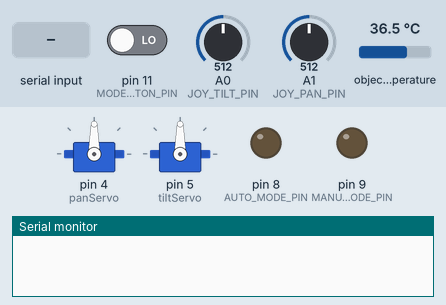
This sketch was run on a simulated Arduino Uno, built with avr-gcc and run on an emulated ATmega328P. On the bench: 2 × servo, output pins drawn as LEDs (lit = HIGH), the last lines printed to the serial monitor. Inputs (shaded band) come from the test bench; at power-on: object temperature 36.5 °C, pin 11 (MODE_BUTTON_PIN) LOW, A0 (JOY_TILT_PIN) = 512, A1 (JOY_PAN_PIN) = 512.

Above: at 1.2 s.
1.3 s: "!" received over Serial
At 1.45 s:
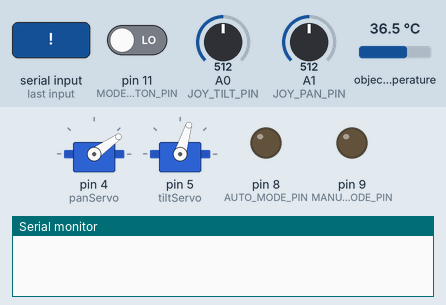
At 2.66 s:
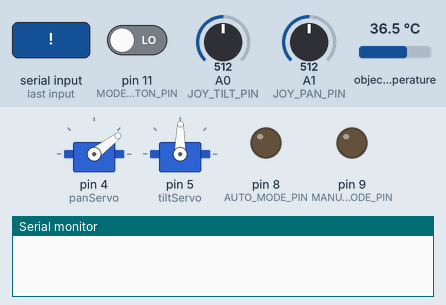
7.3 s: object temperature set to 20 °C
17.8 s: pin 11 (MODE_BUTTON_PIN) driven HIGH
At 18.4 s:
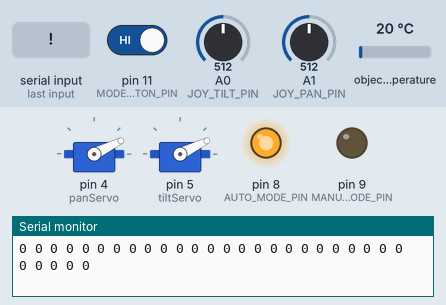
Timing chart, 0 to 20.3 s (numbered marks = the images above; inputs shaded):
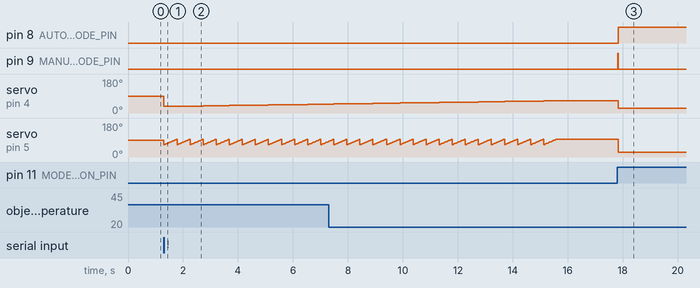

The sketch:

Sensor_Module.ino
```cpp
/*
 *  This is the code for the Jeenode on the sensor side. This Jeenode has multiple modes each of which run the motors and IR sensor differently.
 *  Manual Mode reads input from the joystick potentiometers and moves the motors accordingly. It can take an instantaneous temperature reading at the chosen position and send it over RF
 *  Automatic Mode will create an image using a 2D array of readings and send the data over RF
 *
 *  TEAM CHARLIE
*/

#include <Servo.h>
#include <Wire.h>
#include <Adafruit_MLX90614.h>

//**********************************************************************************************

#define PAN_DEFAULT 50 //These are the angles that the pan and tilt motors will default to
#define TILT_DEFAULT 80

#define PAN_RES 30 //These are the number of points taken in automatic mode, and the 2D array size.
#define TILT_RES 30

#define JOY_PAN_PIN A1 //These are the analog pin numbers for the joystick potentiometers.
#define JOY_TILT_PIN A0
#define JOY_BUTTON_PIN 7 // digital pin for the joystick button

#define MANUAL_SPEED 4 //sets how fast the joystick changes the servos angle

#define AUTO_MODE_PIN 8 //digital pins for displaying the current mode of operation
#define MANUAL_MODE_PIN 9
#define OTHER_MODE_PIN 10 //to be renamed if we get to it

#define MODE_BUTTON_PIN 11 // controls the switching of modes

//************************************************************************************************

enum mode_t{ //This is the enum for keeping track of the current mode
  AUTO,
  MANUAL
};

Servo panServo;  // create servo objects to control the servos
Servo tiltServo;

Adafruit_MLX90614 mlx = Adafruit_MLX90614(); // create the temp sensor object

byte readings[PAN_RES][TILT_RES]; //The array of readings for the automatic picture mode

int panPos;
int tiltPos;

mode_t mode;
bool changeMode; // boolean for when the mode should be changed

void setup() {
  panServo.attach(4);  // attaches the servo on pin 9 to the servo object
  tiltServo.attach(5);
  mlx.begin();  //start the mlx IR sensor using the I2C pins

  //Set the pin modes
  pinMode(JOY_BUTTON_PIN, INPUT);
  pinMode(MODE_BUTTON_PIN, INPUT);
  pinMode(AUTO_MODE_PIN, OUTPUT);
  pinMode(MANUAL_MODE_PIN, OUTPUT);

  panPos = PAN_DEFAULT;
  tiltPos = TILT_DEFAULT;
  mode = mode_t::AUTO;

  Serial.begin(9600);
}

void loop() {

  //runs the loop corresponding to the current mode
  switch(mode){
    case AUTO:
      autoLoop();
      break;
    case MANUAL:
      manualLoop();
      break;
    default:
      break;
  }

  //check if the user wants to change the mode
  if(digitalRead(MODE_BUTTON_PIN))
    updateMode();

  delay(15);

}

/*
 * This function checks if the button to change modes was pressed and updates the LEDs
 * The mode cycle is as follows: AUTO -> MANUAL -> AUTO
 */
void updateMode(){
  //check if the mode button was pressed, and update the mode as well as the corresponding LED
  switch(mode){
      case AUTO:
        mode = mode_t::MANUAL;
        digitalWrite(AUTO_MODE_PIN,0);
        digitalWrite(MANUAL_MODE_PIN,1);
        digitalWrite(OTHER_MODE_PIN,0);
        break;
      case MANUAL:
        if(changeMode)
          mode = mode_t::AUTO;
        digitalWrite(AUTO_MODE_PIN,1);
        digitalWrite(MANUAL_MODE_PIN,0);
        digitalWrite(OTHER_MODE_PIN,0);
        break;
      default:
        mode = mode_t::AUTO;
    }
}

/*
 * This function controls all that happens in manual mode
 *
 * It samples the potentiometers and sets the motors to the corresponding angle
 */
void manualLoop(){
  //read the joystick potentiometers and map the analog readings (0-1023) to the servo angles (1-179). We exclude angle 0 and 180 because they have some artifacts.
  int p = analogRead(JOY_PAN_PIN)*178/1023 + 1;
  int t = analogRead(JOY_TILT_PIN)*178/1023 + 1;

  p = p>179 || p < 1? 90:p;
  t = t>179 || t < 1? 90:t;

  panServo.write(p);
  tiltServo.write(t);
  delay(15); //wait for servos to respond
}

/*
 * This function controls all that happens in automatic mode
 */
void autoLoop(){
  if (Serial.available() > 0){
    if(Serial.read() == '!'){
      makePicture();
      sendPicture();
    }
  }
}

/*
 * This function will send the 2D array over RF
 * It currently prints through the Serial port.
 */
void sendPicture(){
  for(int i = 0; i < PAN_RES; i++){
    for (int k = 0; k < TILT_RES; k++){
      Serial.print(readings[i][k]);
      Serial.print(" ");
    }
    Serial.println();
  }
}


/*
 * This function iterates through the array of points specified by the servo defaults and resolutions (ie. PAN_DEFAULT, PAN_RES)
 */
void makePicture(){

  for (panPos = PAN_DEFAULT - PAN_RES/2; panPos < PAN_DEFAULT + PAN_RES/2; ++panPos) { // PAN loop. Goes around the default angle, res/2 below and res/2 above.
    // in steps of 1 degree
    panServo.write(panPos);              // tell servo to go to position in variable 'pos'
      for (tiltPos = TILT_DEFAULT - TILT_RES/2; tiltPos < TILT_DEFAULT + TILT_RES/2; ++tiltPos) { // TILT loop. Goes around the default angle, res/2 below and res/2 above.
        tiltServo.write(tiltPos);              // tell servo to go to position in variable 'pos'
        delay(15);                       // waits 15ms for the servo to reach the position


        readings[panPos-75][tiltPos-75] = byte(mlx.readObjectTempC());
//        Serial.print(int(tiltPos-75));
//        Serial.print(":");
//        Serial.print(String(readings[panPos-75][tiltPos-75]));
//        Serial.print(" ");
      }
//      Serial.println(int(panPos-75));
//      Serial.print("\n");
  }
}
```

Measured:
- after the input at 1.3 s, servo on pin 4 (panServo): 90° → 35° at once, → 36° 0.48 s later, → 37° 0.48 s later, → 38° 0.48 s later, … (13 changes in this stretch); servo on pin 5 (tiltServo): ramps from 65° to 94° and jumps back, once every 0.48 s
- after the input at 17.8 s, pin 8 (AUTO_MODE_PIN): LOW → HIGH at once; pin 9 (MANUAL_MODE_PIN): LOW → HIGH at once, → LOW 0.03 s later; servo on pin 4 (panServo): 64° → 26° at once; servo on pin 5 (tiltServo): 94° → 26° at once
